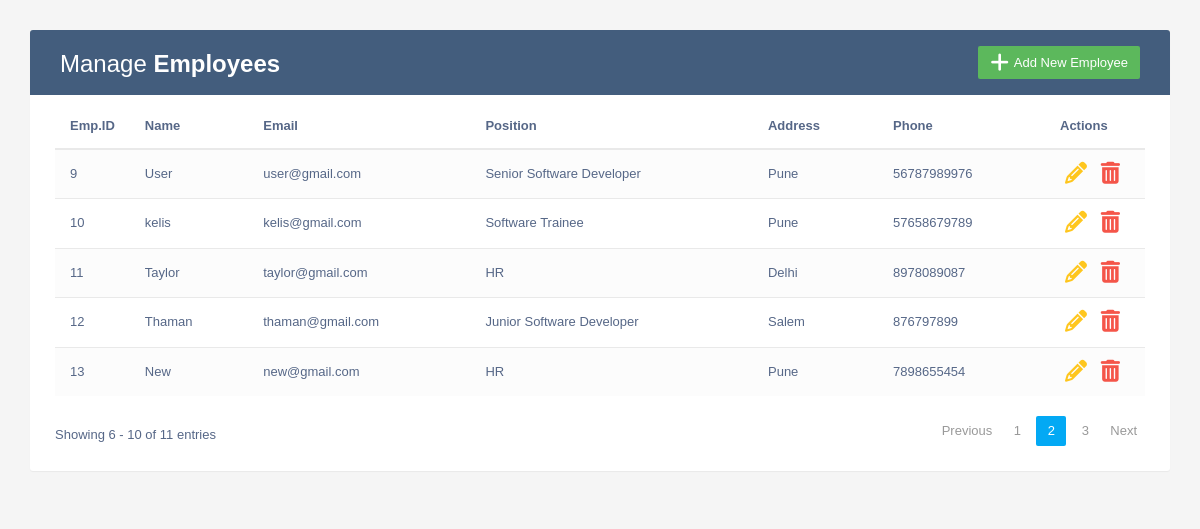
Screenshot of /?page=2 with the database file from the repository.
### Employee/models.py (models this page shows, shortened)
class Employees(models.Model):
    name = models.CharField(max_length=200)
    email = models.EmailField(max_length=220, unique=True)
    address = models.TextField()
    phone = models.IntegerField(unique=True)
    position = models.ForeignKey(Position,on_delete=models.CASCADE)

class Position(models.Model):
    title = models.CharField(max_length=100)
    def __str__(self):
        return self.title

### Employee/views.py (the view)
# urls.py: 2. Add a URL to urlpatterns:  path('', views.home, name='home')
def home(request):
    emp = Employees.objects.order_by('id')
    paginator = Paginator(emp, 5)
    pag_num = request.GET.get('page', 1)
    emp_page = paginator.page(pag_num)
    total_entries = emp_page.paginator.count
    positions = Position.objects.all()
    context = {
        'emp': emp_page,
        'total_entries': total_entries,
        'positions': positions,
    }
    return render(request, 'index.html', context)

### Employee/templates/index.html (shortened to what this page needs)
{% load static %}
<!DOCTYPE html>
<html lang="en">
<head>
<link rel="stylesheet" href="https://maxcdn.bootstrapcdn.com/font-awesome/4.7.0/css/font-awesome.min.css">
<link rel="stylesheet" href="https://cdnjs.cloudflare.com/ajax/libs/font-awesome/6.4.0/css/all.min.css" />
<link rel="stylesheet" href="https://maxcdn.bootstrapcdn.com/bootstrap/3.3.7/css/bootstrap.min.css">
<link rel="stylesheet" href="{% static 'css/style.css' %}">
  <body>
    <div class="container">
        <div class="table-wrapper">
            <div class="table-title">
                <div class="row">
                    <div class="col-sm-6">
						<h2>Manage <b>Employees</b></h2>
					</div>
					<div class="col-sm-6">
						<a href="#addEmployeeModal" class="btn btn-success" data-toggle="modal"><i class="fa-solid fa-plus"></i> <span>Add New Employee</span></a>
					</div>
                </div>
            </div>
            <table class="table table-striped table-hover">
                <thead>
                    <tr>
                        <th>Emp.ID</th>
                        <th>Name</th>
                        <th>Email</th>
                        <th>Position</th>
						<th>Address</th>
                        <th>Phone</th>
                        <th>Actions</th>
                    </tr>
                </thead>
                <tbody>
                    {% for e in emp %}
                    <tr>
                        <td>{{e.id}}</td>
                        <td>{{e.name}}</td>
                        <td>{{e.email}}</td>
                        <td>{{e.position}}</td>
						<td>{{e.address}}</td>
                        <td>{{e.phone}}</td>
                        <td>
                            <a href="#editEmployeeModal-{{forloop.counter}}" class="edit" data-toggle="modal"><i class="fa-solid fa-pencil"></i></a>
                            <a href="#deleteEmployeeModal-{{forloop.counter}}" class="delete" data-toggle="modal"><i class="fa-solid fa-trash-can"></i></a>
                        </td>
                    </tr>
                    {% endfor %}
                </tbody>
            </table>
			<div class="clearfix">
                <div class="hint-text page">Showing {{ emp.start_index }} - {{ emp.end_index }} of {{ total_entries }} entries</div>
                <ul class="pagination">
					{% if emp.has_previous %}
                    <li class="page-item"><a class="page-link" href="?page={{emp.previous_page_number}}">Previous</a></li>
                    {% endif %}
					{% for i in emp.paginator.page_range %}
						{% if emp.number == i %}
					<li class="page-item active"><a href="#" class="page-link">{{i}}</a></li>
						{% else %}
					<li class="page-item"><a href="?page={{i}}" class="page-link">{{i}}</a></li>
						{% endif %}
					{% endfor %}
					{% if emp.has_next %}
					<li class="page-item"><a href="?page={{emp.next_page_number}}" class="page-link">Next</a></li>
					{% endif %}
				</ul>
            </div>
        </div>
    </div>
</body>
</html>

### Employee/static/css/style.css (style rules this page uses)
body { color: #566787; background: #f5f5f5; font-family: 'Varela Round', sans-serif; font-size: 13px; }
.table-wrapper { background: #fff; padding: 20px 25px; margin: 30px 0; border-radius: 3px; box-shadow: 0 1px 1px rgba(0,0,0,.05); }
.table-title { padding-bottom: 15px; background: #435d7d; color: #fff; padding: 16px 30px; margin: -20px -25px 10px; border-radius: 3px 3px 0 0; }
.table-title h2 { margin: 5px 0 0; font-size: 24px; }
.table-title .btn { color: #fff; float: right; font-size: 13px; border: none; min-width: 50px; border-radius: 2px; border: none; outline: none !important; margin-left: 10px; }
.table-title .btn i { float: left; font-size: 21px; margin-right: 5px; }
.table-title .btn span { float: left; margin-top: 2px; }
table.table tr th, table.table tr td { border-color: #e9e9e9; padding: 12px 15px; vertical-align: middle; }
table.table tr th:first-child { width: 60px; }
table.table tr th:last-child { width: 100px; }
table.table-striped tbody tr:nth-of-type(odd) { background-color: #fcfcfc; }
table.table td:last-child i { opacity: 0.9; font-size: 22px; margin: 0 5px; }
table.table td a { font-weight: bold; color: #566787; display: inline-block; text-decoration: none; outline: none !important; }
table.table td a.edit { color: #FFC107; }
table.table td a.delete { color: #F44336; }
table.table td i { font-size: 19px; }
.pagination { float: right; margin: 0 0 5px; }
.pagination li a { border: none; font-size: 13px; min-width: 30px; min-height: 30px; color: #999; margin: 0 2px; line-height: 30px; border-radius: 2px !important; text-align: center; padding: 0 6px; }
.pagination li.active a, .pagination li.active a.page-link { background: #03A9F4; }
.hint-text { float: left; margin-top: 10px; font-size: 13px; }

### rows the page displays
Employees: id "9", name "User", email "user@gmail.com", position "Senior Software Developer", address "Pune", phone "56787989976"
Employees: id "10", name "kelis", email "kelis@gmail.com", position "Software Trainee", address "Pune", phone "57658679789"
Employees: id "11", name "Taylor", email "taylor@gmail.com", position "HR", address "Delhi", phone "8978089087"
Employees: id "12", name "Thaman", email "thaman@gmail.com", position "Junior Software Developer", address "Salem", phone "876797899"
Employees: id "13", name "New", email "new@gmail.com", position "HR", address "Pune", phone "7898655454"

### other values shown
{{ emp.start_index }} "6"
{{ emp.end_index }} "10"
{{ total_entries }} "11"
{{ i }} "1" "3"
{{ i }} "2"
